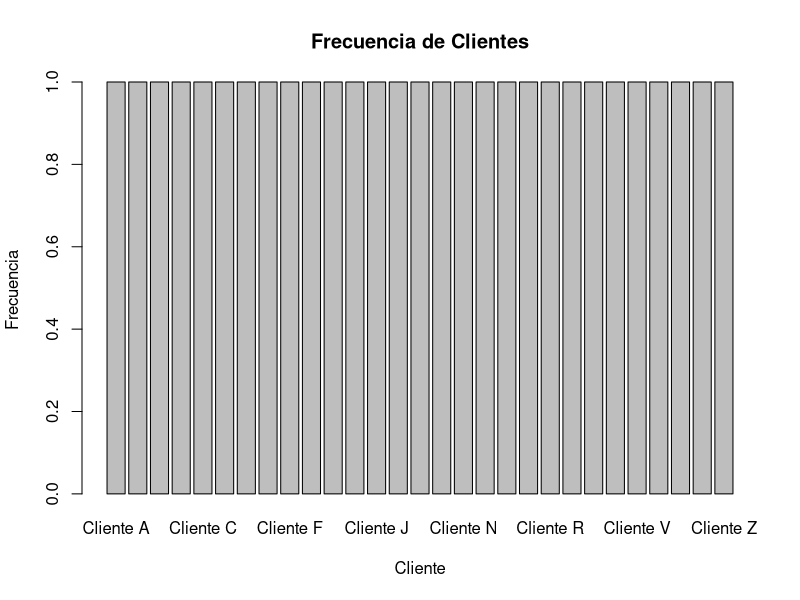
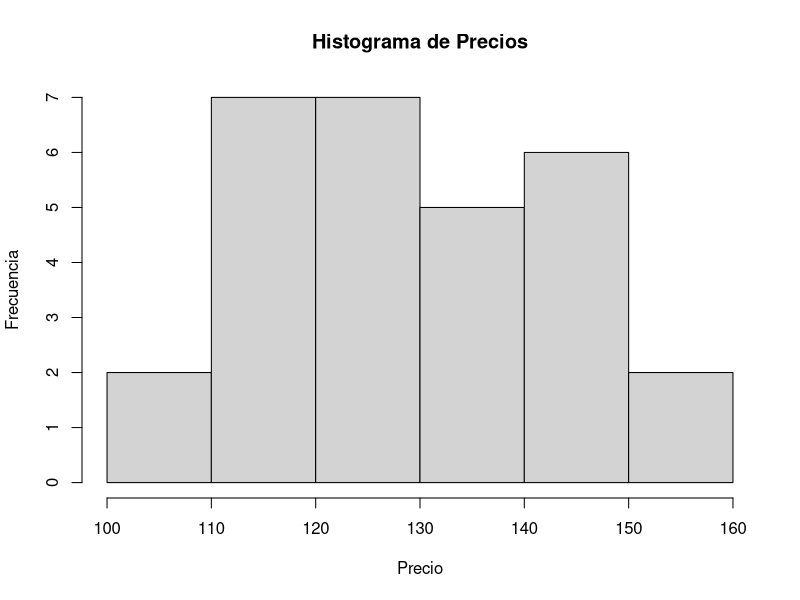
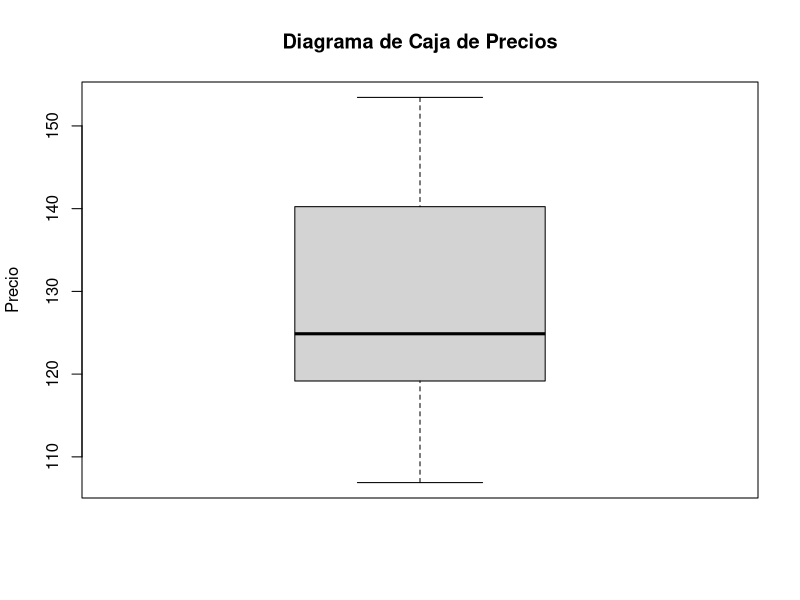

Write the R code that produced these figures, in order.
# Crea una tabla de datos con tus valores editados
datos <- data.frame(
  Autonomía = c(
    "Cantabria", "Castilla y León", "Castilla - La Mancha", "Cataluña",
    "Comunitat Valenciana", "Extremadura", "Galicia", "Comunidad de Madrid",
    "Región de Murcia", "Comunidad Foral deNavarra", "País Vasco", "La Rioja",
    "Andalucía", "Aragón", "Principado de Asturias", "Illes Balears",
    "Canarias", "Cantabria", "Castilla y León", "Castilla - La Mancha",
    "Cataluña", "Comunitat Valenciana", "Extremadura", "Galicia", "Comunidad de Madrid",
    "Región de Murcia", "Comunidad Foral deNavarra", "País Vasco", "La Rioja"
  ),
  Precio = c(
    128.109, 133.728, 130.011, 153.446, 135.769, 133.709, 136.273, 152.477,
    142.847, 124.117, 140.758, 140.242, 123.310, 123.266, 117.392, 143.408,
    124.877, 123.838, 116.874, 108.262, 140.490, 119.815, 106.888, 116.769,
    145.718, 117.235, 113.979, 120.384, 119.168
  ),
  Tipo = c(
    "Nueva", "Nueva", "Nueva", "Nueva", "Nueva", "Nueva", "Nueva", "Nueva",
    "Nueva", "Nueva", "Nueva", "Nueva", "Segunda mano", "Segunda mano", "Segunda mano",
    "Segunda mano", "Segunda mano", "Segunda mano", "Segunda mano", "Segunda mano",
    "Segunda mano", "Segunda mano", "Segunda mano", "Segunda mano", "Segunda mano",
    "Segunda mano", "Segunda mano", "Segunda mano", "Segunda mano"
  ),
  Cliente = c(
    "Cliente A", "Cliente B", "Cliente C", "Cliente D", "Cliente E",
    "Cliente F", "Cliente G", "Cliente H", "Cliente I", "Cliente J",
    "Cliente K", "Cliente L", "Cliente M", "Cliente N", "Cliente O",
    "Cliente P", "Cliente Q", "Cliente R", "Cliente S", "Cliente T",
    "Cliente U", "Cliente V", "Cliente W", "Cliente X", "Cliente Y",
    "Cliente Z", "Cliente AA", "Cliente BB", "Cliente CC"
  )
)

# Utiliza la función summary() para obtener un resumen estadístico de la columna "Precio"
resumen_precio <- summary(datos$Precio)
print(resumen_precio)

# Calcula y muestra el valor mínimo de la columna "Precio" en datos_excel
min_precio <- min(datos$Precio)
print(paste("Mínimo de Precio:", min_precio))

# Calcula y muestra el valor máximo de la columna "Precio" en datos_excel
max_precio <- max(datos$Precio)
print(paste("Máximo de Precio:", max_precio))

# Calcula y muestra el rango de la columna "Precio" en datos_excel
rango_precio <- range(datos$Precio)
print(paste("Rango de Precio:", rango_precio[1], " - ", rango_precio[2]))

# Calcula y muestra la media aritmética de la columna "Precio" en datos_excel
media_precio <- mean(datos$Precio)
print(paste("Media de Precio:", media_precio))

# Calcula y muestra la mediana de la columna "Precio" en datos_excel
mediana_precio <- median(datos$Precio)
print(paste("Mediana de Precio:", mediana_precio))

# Calcula y muestra la longitud de la columna "Precio" en datos_excel
longitud_precio <- length(datos$Precio)
print(paste("Longitud de Precio:", longitud_precio))

# Calcula y muestra la desviación estándar de la columna "Precio" en datos_excel
desviacion_precio <- sd(datos$Precio)
print(paste("Desviación Estándar de Precio:", desviacion_precio))

# Calcula y muestra la varianza de la columna "Precio" en datos_excel
varianza_precio <- var(datos$Precio)
print(paste("Varianza de Precio:", varianza_precio))

# Calcula y muestra el primer cuartil (percentil 25) de la columna "Precio" en datos_excel
cuartil_25 <- quantile(datos$Precio, 0.25)
print(paste("Cuartil 25 de Precio:", cuartil_25))

# Calcula y muestra el tercer cuartil (percentil 75) de la columna "Precio" en datos_excel
cuartil_75 <- quantile(datos$Precio, 0.75)
print(paste("Cuartil 75 de Precio:", cuartil_75))

# Calcula y muestra el rango intercuartil (IQR) de la columna "Precio" en datos_excel
iqr_precio <- IQR(datos$Precio)
print(paste("Rango Intercuartil (IQR) de Precio:", iqr_precio))

# Calcula el coeficiente de variación (CV) de la columna "Precio" en datos_excel
cv_precio <- desviacion_precio / media_precio
print(paste("Coeficiente de Variación (CV) de Precio:", cv_precio))

# Tabla de frecuencias de la columna "Cliente"
table_cliente <- table(datos$Cliente)
print("Tabla de frecuencias de la columna Cliente:")
print(table_cliente)

# Gráfico de barras de la columna "Cliente"
barplot(table_cliente, main="Frecuencia de Clientes", xlab="Cliente", ylab="Frecuencia")

# Histograma de la columna "Precio"
hist(datos$Precio, main="Histograma de Precios", xlab="Precio", ylab="Frecuencia")

# Diagrama de tallo y hojas (stem-and-leaf plot) de la columna "Precio"
stem(datos$Precio)

# Diagrama de caja (boxplot) de la columna "Precio"
boxplot(datos$Precio, main="Diagrama de Caja de Precios", ylab="Precio")

# Instala y carga la librería ggplot2 si aún no está instalada
if (!requireNamespace("ggplot2", quietly = TRUE)) {
  install.packages("ggplot2")
}
library(ggplot2)